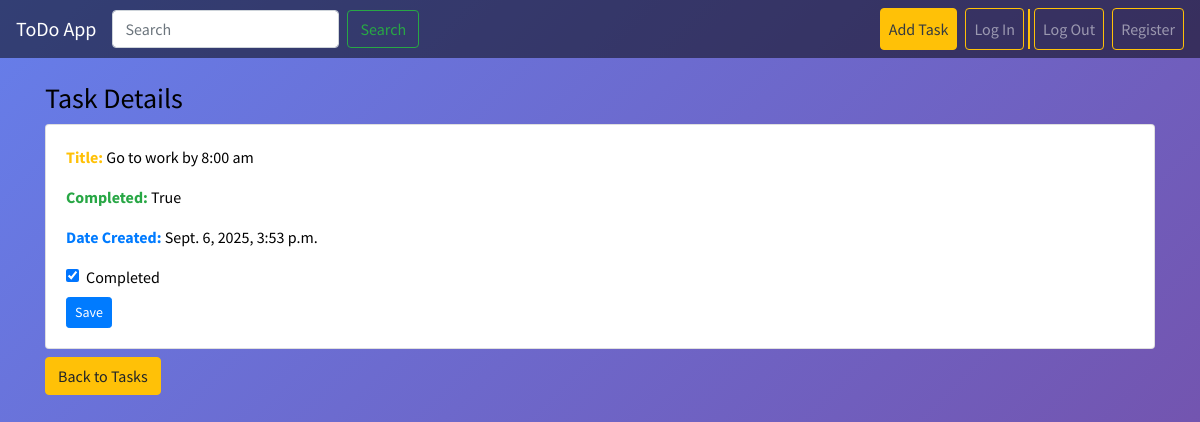
Page /go-to-work-by-800-am/ (signed in) on the committed database.
### todo/models.py (models this page shows, shortened)
class Task(models.Model):
    user = models.ForeignKey(User, blank=True, null=True, on_delete=models.SET_NULL)
    title = models.CharField(max_length=100, null=True)
    slug = models.SlugField(unique=True, blank=True, null=True)
    completed = models.BooleanField(default=False)
    date_created = models.DateTimeField(auto_now_add=True, null=True)
    updated = models.DateTimeField(auto_now=True, null=True)
    objects = TaskManager()

### todo/views.py (the view)
# urls.py: path('<slug:slug>/', task_details, name='details')
@login_required
def task_details(request, slug=None):
    task = get_object_or_404(Task, slug=slug, user=request.user)
    if request.method == "POST":
        task.completed = 'completed' in request.POST
        task.save()
        return redirect('/')
    context = {'task' : task}
    return render(request, "todo/task_details.html", context)

### todo/models.py (called while the page is built)
    def get_queryset(self):
        return TaskQueryset(self.model, using=self._db)

### todo/templates/todo/task_details.html (shortened to what this page needs)
{% extends "todo/main.html" %}
{% block content %}
<div class="container mt-4">
    <h3>Task Details</h3>
    <div class="card card-body">
        <p><strong class="text-warning">Title:</strong> {{ task.title }}</p>
        <p><strong class="text-success">Completed:</strong> {{ task.completed }}</p>
        <p><strong class="text-primary">Date Created:</strong> {{ task.date_created }}</p>
        <form method="POST">
            <div class="form-check mb-0">
                  <input class="form-check-input me-2" type="checkbox" name="completed" id="completedCheck"
                        {% if task.completed %} checked {% endif %}>
                  <label class="form-check-label" for="completedCheck">
                    Completed
                  </label>
            </div>
            <button type="submit" class="btn btn-primary btn-sm mt-2">Save</button>
        </form>
    </div>
    <a href="{% url 'todo:all-tasks' %}" class="btn btn-warning mt-2">Back to Tasks</a>
</div>
{% endblock %}

### rows in the picture
Task: title "Go to work by 8:00 am", completed "True", date_created "Sept. 6, 2025, 3:53 p.m.", completed "☑"
